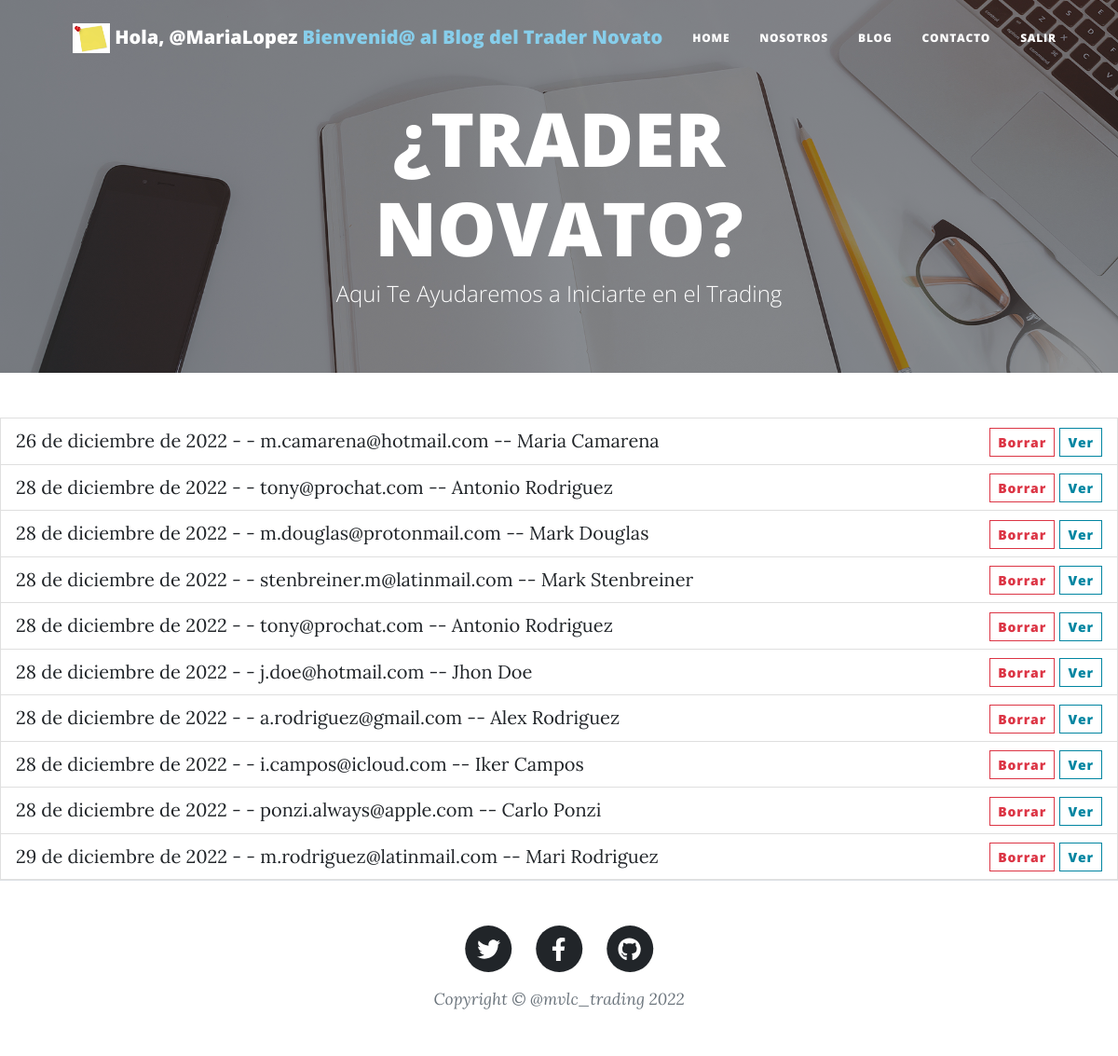
The app's page /mvlcblog/mensajes/listar/ (signed in) with its own data.
### mvlcblog/models.py (models this page shows)
class Avatar(models.Model):
    user = models.OneToOneField(to=User, on_delete=models.CASCADE, related_name='avatar')
    imagen = models.ImageField(upload_to='avatares', null=True, blank=True)

class Mensaje(models.Model):
    email = models.EmailField()
    nombre = models.CharField(max_length=100)
    texto = models.TextField(max_length=3000)
    enviado_el = models.DateField(auto_now_add=True)

### mvlcblog/views.py (the view)
# urls.py: path('mvlcblog/mensajes/listar/', MensajeListar.as_view(), name="mvlcblog-mensajes-listar"),
class MensajeListar(LoginRequiredMixin, ListView):
    model = Mensaje

### mvlcblog/templates/mvlcblog/mensaje_list.html
{% extends "mvlcblog/base.html" %}
{% block contenido %}
<ul class="list-group">
{% for mensaje in object_list %}
    <li class="list-group-item d-flex justify-content-between align-items-center">
        {{mensaje.enviado_el}} - - {{mensaje.email}} -- {{mensaje.nombre}}
        <div>
            <a class="btn btn-sm btn-outline-danger" href="{% url 'mvlcblog-mensajes-borrar' mensaje.id %}">Borrar</a>
            <a class="btn btn-sm btn-outline-primary" href="{% url 'mvlcblog-mensajes-detalle' mensaje.id %}">Ver</a>
        </div>
    </li>
{% endfor %}
</ul>
{% endblock %}

### mvlcblog/templates/mvlcblog/base.html (shortened to what this page needs)
<!DOCTYPE html>
<html lang="en">
    <head>
        {% load static %}
        <link href="{% static 'mvlcblog/css/styles.css' %}" rel="stylesheet" />
    </head>
    <body>
        <nav class="navbar navbar-expand-lg navbar-light" id="mainNav">
            <div class="container px-4 px-lg-5">
                <a class="navbar-brand" href="{% url 'mvlcblog-inicio' %}">
                    <img height="32" src="{{user.avatar.imagen.url}}">
                    {% if user.is_authenticated %}
                    Hola, {{user.username}}
                    {% endif %}
                    <span style="color: skyblue">Bienvenid@ al Blog del Trader Novato</span></a>
                <div class="collapse navbar-collapse" id="navbarResponsive">
                    <ul class="navbar-nav ms-auto py-4 py-lg-0">
                        <li class="nav-item"><a class="nav-link px-lg-3 py-3 py-lg-4" href="{% url 'mvlcblog-inicio' %}">Home</a></li>
                        <li class="nav-item"><a class="nav-link px-lg-3 py-3 py-lg-4" href="{% url 'mvlcblog-about' %}">Nosotros</a></li>
                        {% if not user.is_superuser %}
                        <li class="nav-item"><a class="nav-link px-lg-3 py-3 py-lg-4" href="{% url 'mvlcblog-listar' %}">Blog</a></li>
                        {% endif %}
                        <li class="nav-item"><a class="nav-link px-lg-3 py-3 py-lg-4" href="{% url 'mvlcblog-mensajes-crear' %}">Contacto</a></li>
                        {% if user.is_authenticated %}
                        <li class="nav-item"><a class="nav-link px-lg-3 py-3 py-lg-4" href="{% url 'mvlcblog-logout' %}">Salir</a></li>
                        {% else %}
                        <li class="nav-item"><a class="nav-link px-lg-3 py-3 py-lg-4" href="{% url 'mvlcblog-login' %}">Ingresar</a></li>
                        <li class="nav-item"><a class="nav-link px-lg-3 py-3 py-lg-4" href="{% url 'mvlcblog-signup' %}">Registro</a></li>
                        {% endif %}
                    </ul>
                </div>
            </div>
        </nav>
        <header class="masthead" style="background-image: url('{% static 'assets/img/home-bg.jpg' %}');
        height: 400px;padding-top: 100px;">
            <div class="container position-relative px-4 px-lg-5">
                <div class="row gx-4 gx-lg-5 justify-content-center">
                    <div class="col-md-10 col-lg-8 col-xl-7">
                        <div class="site-heading">
                            <h1>¿TRADER NOVATO?</h1>
                            <span class="subheading">Aqui Te Ayudaremos a Iniciarte en el Trading</span>
                        </div>
                    </div>
                </div>
            </div>
        </header>
        {% block contenido %} {% endblock %}
        <footer class="border-top">
            <div class="container px-4 px-lg-5">
                <div class="row gx-4 gx-lg-5 justify-content-center">
                    <div class="col-md-10 col-lg-8 col-xl-7">
                        <ul class="list-inline text-center">
                            <li class="list-inline-item">
                                <a href="#!">
                                    <span class="fa-stack fa-lg">
                                        <i class="fas fa-circle fa-stack-2x"></i>
                                        <i class="fab fa-twitter fa-stack-1x fa-inverse"></i>
                                    </span>
                                </a>
                            </li>
                            <li class="list-inline-item">
                                <a href="#!">
                                    <span class="fa-stack fa-lg">
                                        <i class="fas fa-circle fa-stack-2x"></i>
                                        <i class="fab fa-facebook-f fa-stack-1x fa-inverse"></i>
                                    </span>
                                </a>
                            </li>
                            <li class="list-inline-item">
                                <a href="#!">
                                    <span class="fa-stack fa-lg">
                                        <i class="fas fa-circle fa-stack-2x"></i>
                                        <i class="fab fa-github fa-stack-1x fa-inverse"></i>
                                    </span>
                                </a>
                            </li>
                        </ul>
                        <div class="small text-center text-muted fst-italic">Copyright &copy; @mvlc_trading 2022</div>
                    </div>
                </div>
            </div>
        </footer>
    </body>
</html>

### records on screen
Mensaje: enviado_el "26 de diciembre de 2022", email "m.camarena@hotmail.com", nombre "Maria Camarena"
Mensaje: enviado_el "28 de diciembre de 2022", email "tony@prochat.com", nombre "Antonio Rodriguez"
Mensaje: enviado_el "28 de diciembre de 2022", email "m.douglas@protonmail.com", nombre "Mark Douglas"
Mensaje: enviado_el "28 de diciembre de 2022", email "stenbreiner.m@latinmail.com", nombre "Mark Stenbreiner"
Mensaje: enviado_el "28 de diciembre de 2022", email "tony@prochat.com", nombre "Antonio Rodriguez"
Mensaje: enviado_el "28 de diciembre de 2022", email "j.doe@hotmail.com", nombre "Jhon Doe"
Mensaje: enviado_el "28 de diciembre de 2022", email "a.rodriguez@gmail.com", nombre "Alex Rodriguez"
Mensaje: enviado_el "28 de diciembre de 2022", email "i.campos@icloud.com", nombre "Iker Campos"
Mensaje: enviado_el "28 de diciembre de 2022", email "ponzi.always@apple.com", nombre "Carlo Ponzi"
Mensaje: enviado_el "29 de diciembre de 2022", email "m.rodriguez@latinmail.com", nombre "Mari Rodriguez"

### other values on screen
{{ user.username }} "@MariaLopez"
